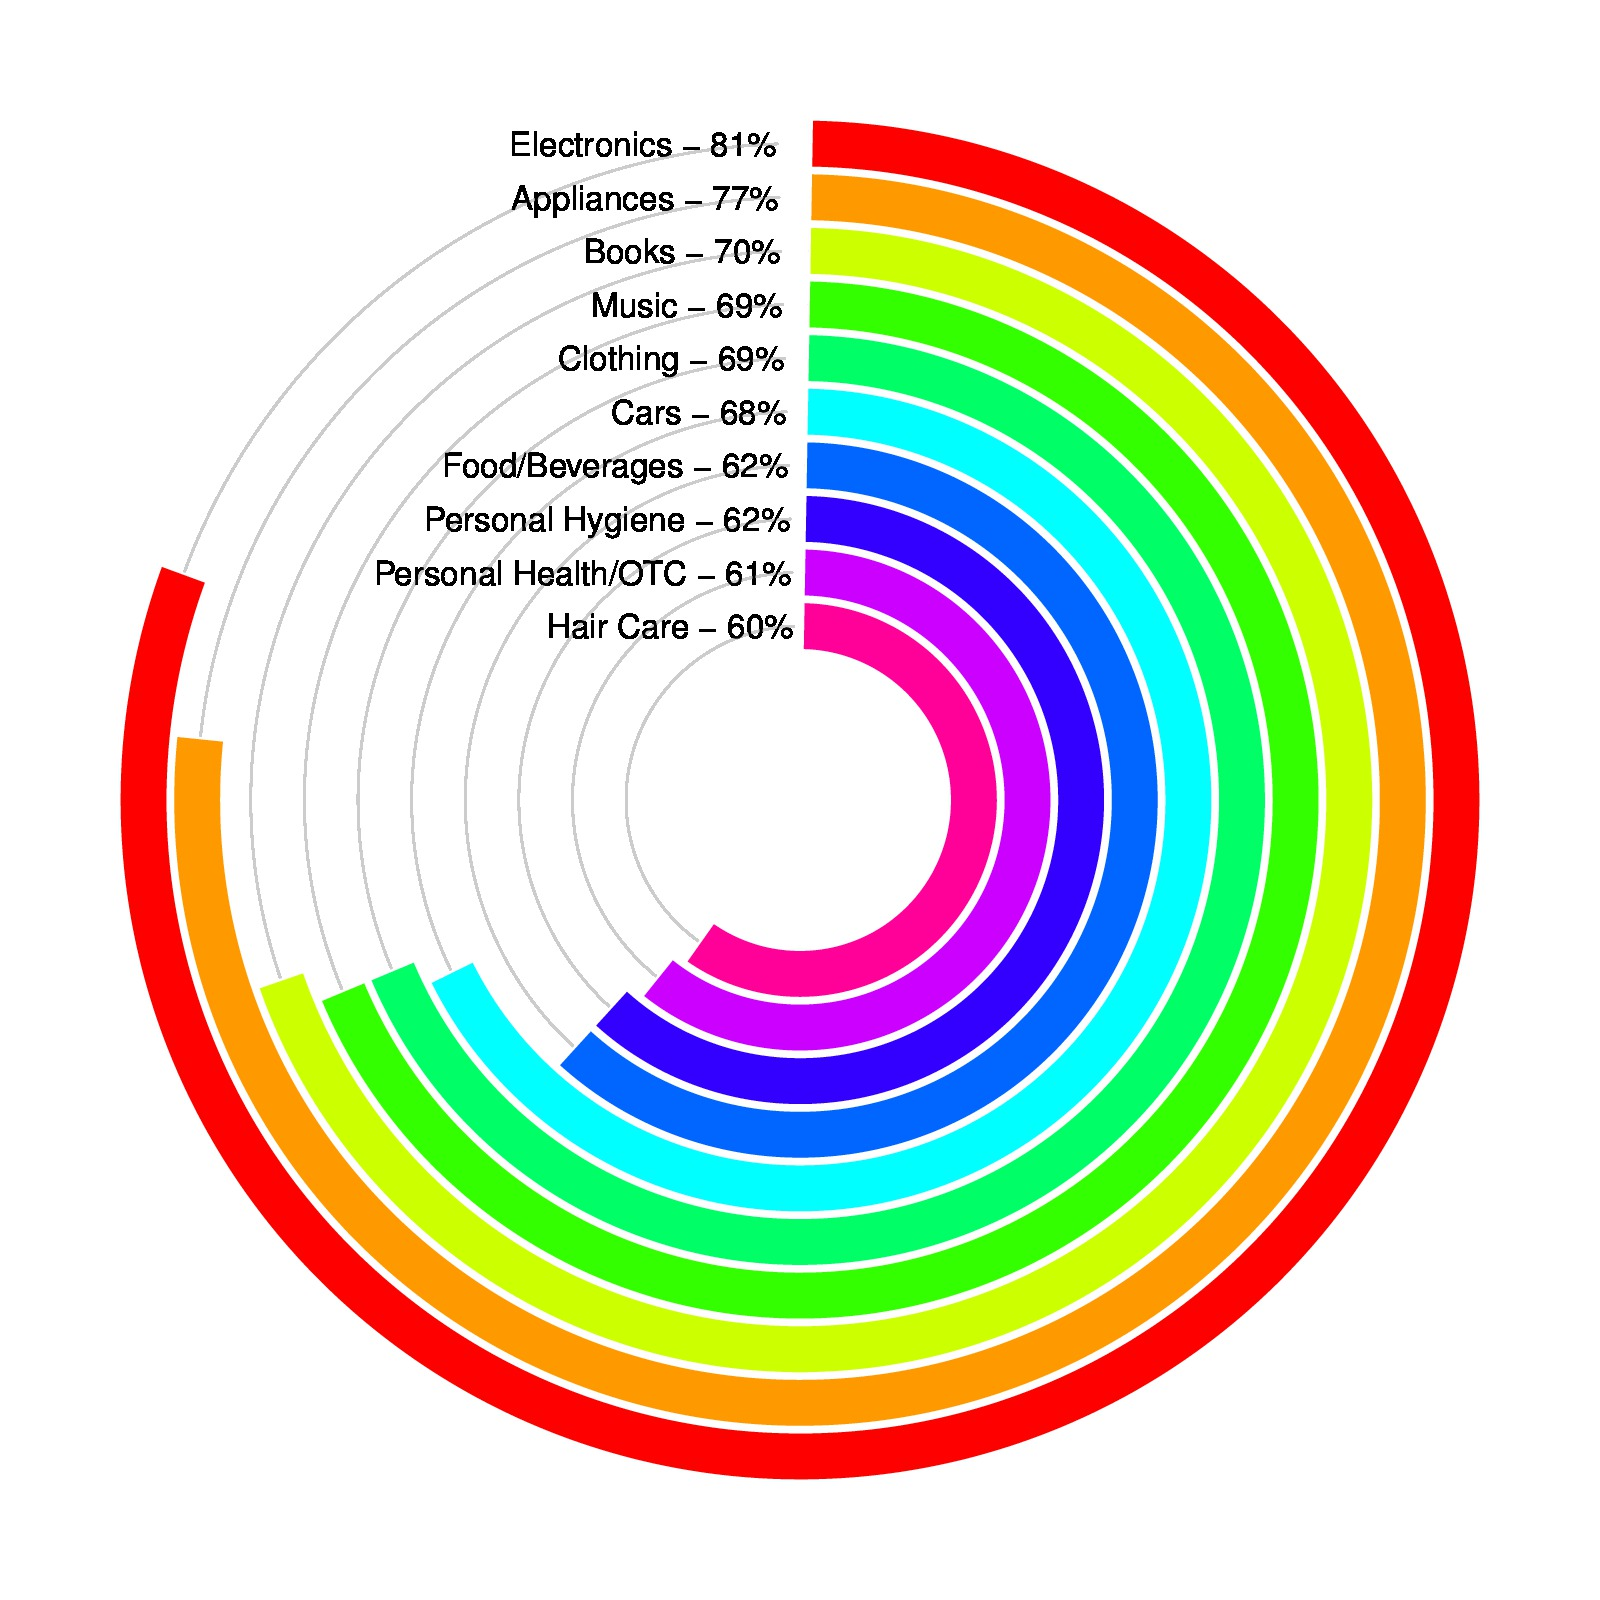

The script that drew this image:

Category <- c("Electronics", "Appliances", "Books", "Music", "Clothing", 
        "Cars", "Food/Beverages", "Personal Hygiene", 
        "Personal Health/OTC", "Hair Care")
Percent <- c(81, 77, 70, 69, 69, 68, 62, 62, 61, 60)
color = rainbow(length(Percent))
Category = rev(Category)
Percent = rev(Percent)
color = rev(color)

library(circlize)
par(mar = c(1, 1, 1, 1))
circos.par("start.degree" = 90)
circos.initialize("a", xlim = c(0, 100)) # 'a` just means there is one sector
circos.trackPlotRegion(ylim = c(0.5, length(Percent)+0.5), , track.height = 0.8, 
bg.border = NA, panel.fun = function(x, y) {
	xlim = get.cell.meta.data("xlim") # in fact, it is c(0, 100)
	for(i in seq_along(Percent)) {
		circos.lines(xlim, c(i, i), col = "#CCCCCC")
		circos.rect(0, i - 0.45, Percent[i], i + 0.45, col = color[i], border = "white")
	}
	for(i in seq_along(Percent)) {
		circos.text(xlim[2], i, paste0(Category[i], " - ", Percent[i], "%"), adj = c(1, 0.5), facing = "downward") 
	}
})
circos.clear()
